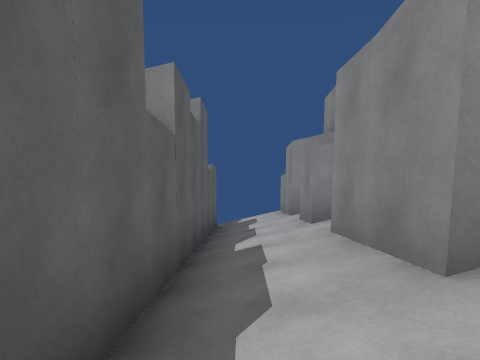
View 1 (above)

13 first-person views from a walk through a Unity game level. The camera is 1.5 m above the floor, tilts 6° down and sees 80° across. The floor is counted in squares, 2 m on a side. Each view is taken from the middle of a square. On the plan, view 1 faces up. The plan holds only what a view shows up to about 10 squares ahead; the rest is blank. The place goes on beyond the plan. Surface patterns are stand-ins for the level's own textures.

View 2
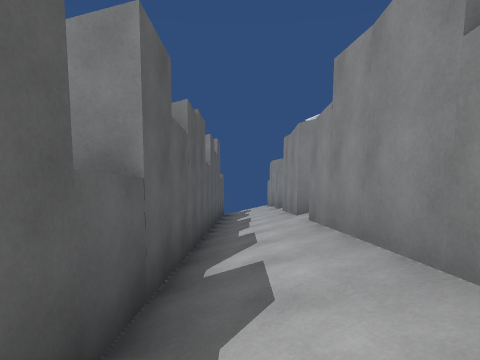

View 3
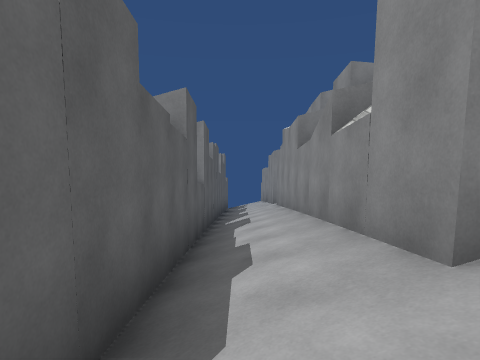

View 4
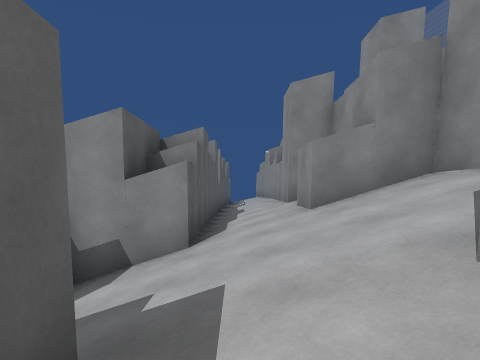

View 5
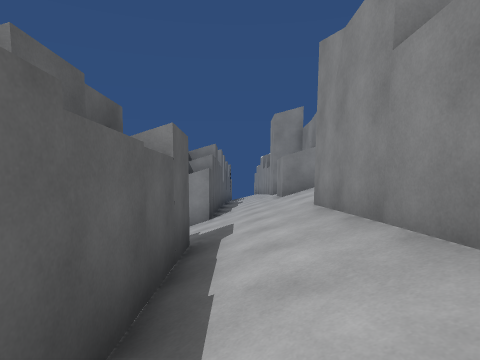

View 6
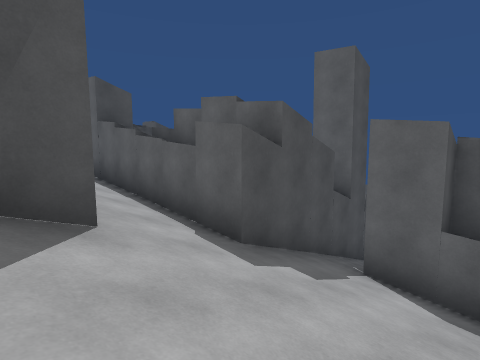

View 7
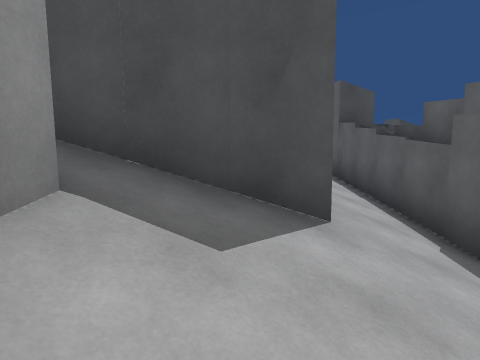

View 8
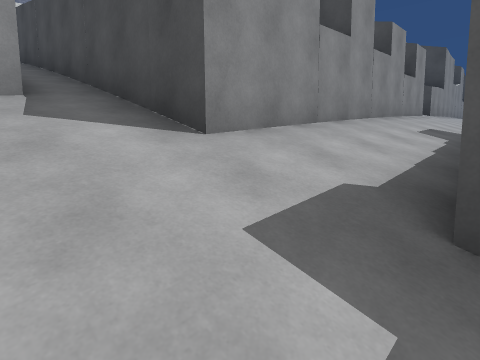

View 9
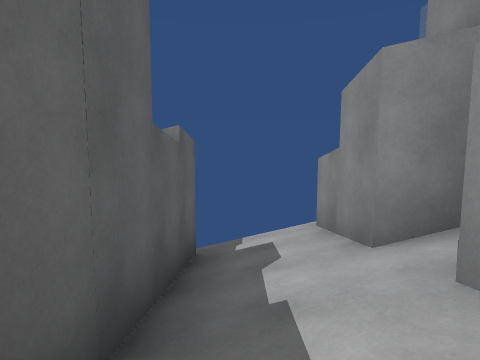

View 10
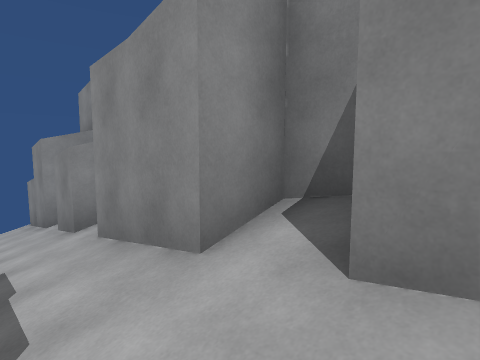

View 11
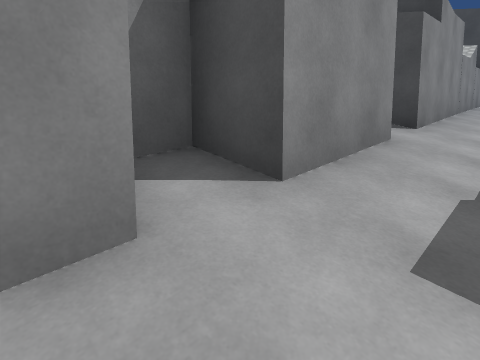

View 12
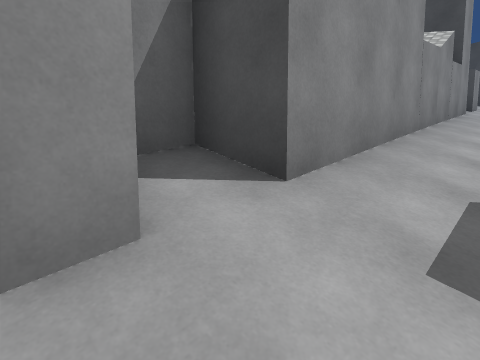

View 13
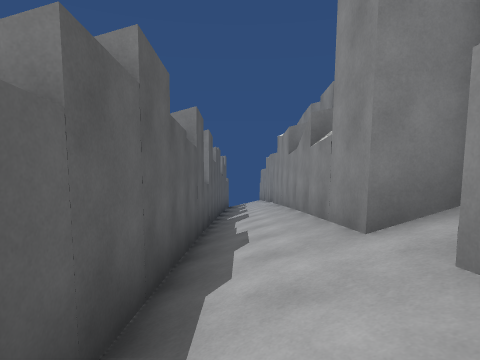

### Floor plan
Key: @ floor where view 1 was taken; # wall or solid block; / step, stairs or slope.
Columns run from 3 left of view 1 to 9 right of it. Each row starts with its distance up from view 1.
  9     #
  8   #/#
  7   #/##
  6   #//#
  5   #//#
  4   #//#
  3   #/##
  2   #/##
  1   #//#
  0   #@##
 -1   #/#
 -2   #/#
 -3   #/#
 -4   #/#
 -5   #/#
 -6   #/##
 -7   #//#
 -8 ###//##
 -9 #/////#
-10 #/////#
-11 #////////////
-12 ###/#########
-13   #/#
-14   #/#
-15   #/#
-16   #/#
-17   #/#
-18    /##
-19    //#
-20    //#
-21     /#
-22     /#

Where each view was taken, in squares from view 1:
view 1: 0 up, 0 right, facing up
view 2: 4 down, 0 right, facing up
view 3: 8 down, 0 right, facing up
view 4: 13 down, 0 right, facing up
view 5: 16 down, 0 right, facing up
view 6: 9 down, 2 right, facing down-left
view 7: 9 down, 2 right, facing down
view 8: 10 down, 1 left, facing down-right
view 9: 4 up, 0 right, facing up
view 10: 0 up, 0 right, facing up-right
view 11: 5 up, 0 right, facing down-right
view 12: 2 up, 0 right, facing down-right
view 13: 9 down, 0 right, facing up
